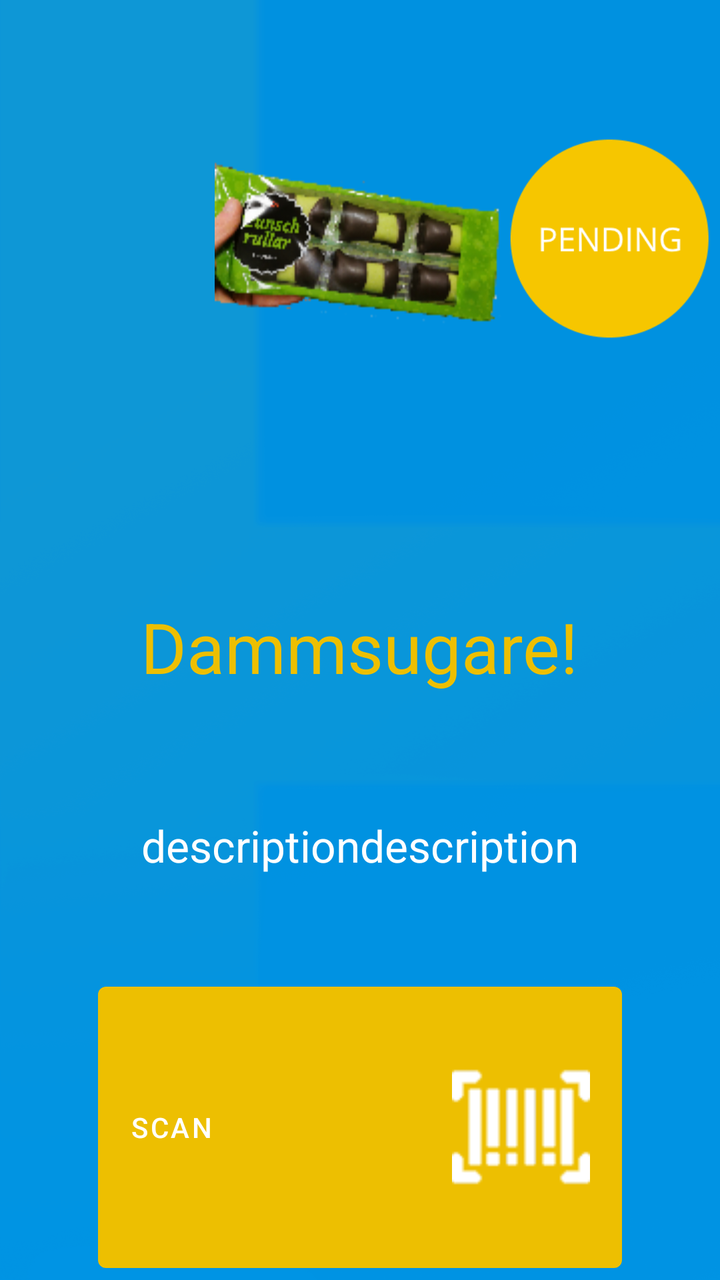
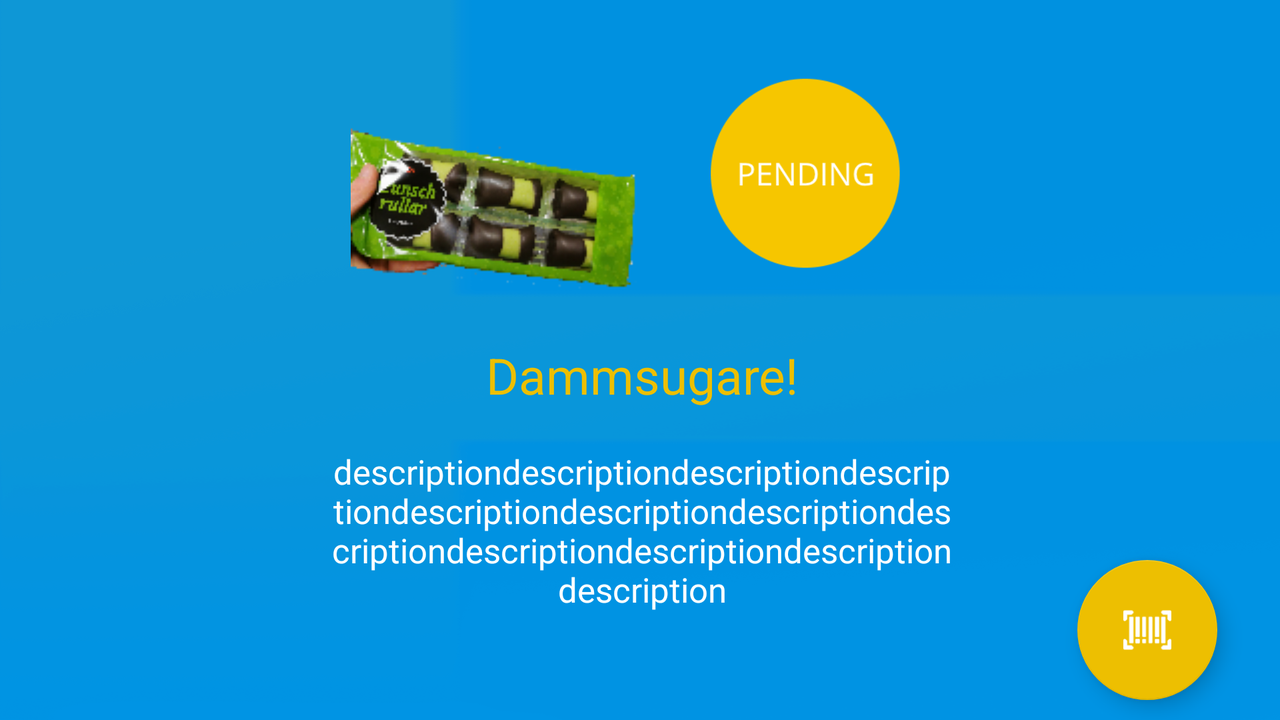

First picture: res/layout/ on a phone held upright. Second picture: the repository's own variant of that layout, on a device whose configuration matches the variant's folder. Source for both follows.
<!-- AndroidManifest.xml: application theme Theme.Fikaspelen -->
<!-- res/layout/page.xml -->
<?xml version="1.0" encoding="utf-8"?>
<androidx.constraintlayout.widget.ConstraintLayout xmlns:android="http://schemas.android.com/apk/res/android"
    xmlns:app="http://schemas.android.com/apk/res-auto"
    xmlns:tools="http://schemas.android.com/tools"
    android:layout_width="match_parent"
    android:layout_height="match_parent"
    android:background="@drawable/gradient_bg">

    <LinearLayout
        android:id="@+id/linearLayout"
        android:layout_width="0dp"
        android:layout_height="0dp"
        android:gravity="center"
        android:orientation="vertical"
        android:weightSum="4"
        app:layout_constraintBottom_toBottomOf="parent"
        app:layout_constraintEnd_toEndOf="parent"
        app:layout_constraintStart_toStartOf="parent"
        app:layout_constraintTop_toTopOf="parent">

        <FrameLayout
            android:layout_width="wrap_content"
            android:layout_height="14dp"
            android:layout_weight="2">

            <ImageView
                android:id="@+id/img_item"
                android:layout_width="match_parent"
                android:layout_height="match_parent"

                android:layout_gravity="center"
                android:foregroundGravity="center_vertical|center|center_horizontal"
                app:srcCompat="@drawable/dammsugare" />

            <ImageView
                android:id="@+id/img_status"
                android:layout_width="wrap_content"
                android:layout_height="wrap_content"
                android:layout_marginLeft="250dp"
                app:srcCompat="@drawable/pending" />
        </FrameLayout>

        <TextView
            android:id="@+id/txt_title"
            android:layout_width="wrap_content"
            android:layout_height="wrap_content"
            android:layout_marginTop="5dp"
            android:layout_marginBottom="5dp"
            android:layout_weight="1"
            android:gravity="center"
            android:text="Dammsugare!"
            android:textColor="@color/yellow"
            android:textSize="35sp" />

        <TextView
            android:id="@+id/txt_desc"
            android:layout_width="wrap_content"
            android:layout_height="wrap_content"
            android:layout_marginStart="15dp"
            android:layout_marginEnd="15dp"
            android:layout_marginBottom="50dp"
            android:gravity="center"
            android:text="descriptiondescription"
            android:textColor="@color/white"
            android:textSize="22sp" />

        <Button
            android:id="@+id/btn_scan"
            android:layout_width="262dp"
            android:layout_height="40dp"
            android:layout_marginLeft="75dp"
            android:layout_marginRight="75dp"
            android:layout_weight="1"
            android:drawableRight="@drawable/barcode"
            android:text="Scan"
            android:textAlignment="viewStart" />

    </LinearLayout>

</androidx.constraintlayout.widget.ConstraintLayout>
<!-- resources referenced by this layout -->
<resources>
  <color name="white">#FFFFFFFF</color>
  <color name="yellow">#EDBF01</color>
  <!-- drawable barcode: png bitmap (drawable, 951 bytes) -->
  <!-- drawable dammsugare: png bitmap (drawable, 24076 bytes) -->
  <!-- drawable gradient_bg: png bitmap (drawable, 104989 bytes) -->
  <!-- drawable pending: png bitmap (drawable, 7154 bytes) -->
  <style name="Theme.Fikaspelen" parent="Theme.MaterialComponents.DayNight.DarkActionBar">
          
          <item name="colorPrimary">@color/yellow</item>
          <item name="colorPrimaryVariant">@color/yellow_dark</item>
          <item name="colorOnPrimary">@color/white</item>
          
          <item name="colorSecondary">@color/yellow</item>
          <item name="colorSecondaryVariant">@color/yellow_dark</item>
          <item name="colorOnSecondary">@color/black</item>
          
          <item name="android:statusBarColor" tools:targetApi="l">?attr/colorPrimaryVariant</item>
          
      </style>
  <color name="yellow_dark">#C8A100</color>
  <color name="black">#FF000000</color>
</resources>
<!-- res/layout-land/page.xml (the repository's variant of the layout above) -->
<!-- drawn on the phone turned sideways -->
<?xml version="1.0" encoding="utf-8"?>
<androidx.constraintlayout.widget.ConstraintLayout xmlns:android="http://schemas.android.com/apk/res/android"
    xmlns:app="http://schemas.android.com/apk/res-auto"
    xmlns:tools="http://schemas.android.com/tools"
    android:layout_width="match_parent"
    android:layout_height="match_parent"
    android:background="@drawable/gradient_bg">

    <com.google.android.material.floatingactionbutton.FloatingActionButton
        android:id="@+id/actbn_scan"
        android:layout_width="wrap_content"
        android:layout_height="wrap_content"
        android:layout_marginRight="10dp"
        android:layout_marginBottom="10dp"
        android:clickable="true"
        app:tint="@color/white"
        app:fabCustomSize="70dp"
        app:layout_constraintBottom_toBottomOf="parent"
        app:layout_constraintEnd_toEndOf="parent"
        app:layout_constraintHorizontal_bias="0.962"
        app:layout_constraintStart_toStartOf="parent"
        app:layout_constraintTop_toTopOf="parent"
        app:layout_constraintVertical_bias="1.0"
        app:srcCompat="@drawable/barcode" />

    <LinearLayout
        android:layout_width="wrap_content"
        android:layout_height="wrap_content"
        android:gravity="center"
        android:orientation="vertical"
        android:weightSum="4"
        app:layout_constraintBottom_toBottomOf="parent"
        app:layout_constraintEnd_toEndOf="parent"
        app:layout_constraintHorizontal_bias="0.506"
        app:layout_constraintStart_toStartOf="parent"
        app:layout_constraintTop_toTopOf="parent"
        app:layout_constraintVertical_bias="0.095">

        <FrameLayout
            android:layout_width="392dp"
            android:layout_height="203dp"
            android:layout_marginBottom="15dp"
            android:layout_weight="2">

            <ImageView
                android:id="@+id/img_item"
                android:layout_width="wrap_content"
                android:layout_height="wrap_content"
                android:layout_marginStart="50dp"
                android:layout_marginTop="75dp"
                android:layout_marginEnd="50dp"

                app:srcCompat="@drawable/dammsugare" />

            <ImageView
                android:id="@+id/img_status"
                android:layout_width="195dp"
                android:layout_height="105dp"
                android:layout_marginStart="180dp"
                android:layout_marginTop="50dp"
                android:layout_marginEnd="36dp"
                app:srcCompat="@drawable/pending" />
        </FrameLayout>

        <TextView
            android:id="@+id/txt_title"
            android:layout_width="wrap_content"
            android:layout_height="wrap_content"
            android:layout_marginBottom="20dp"
            android:gravity="center"
            android:text="Dammsugare!"
            android:textColor="@color/yellow"
            android:textSize="25sp" />

        <TextView
            android:id="@+id/txt_desc"
            android:layout_width="313dp"
            android:layout_height="wrap_content"
            android:layout_marginBottom="70dp"
            android:gravity="center"
            android:text="descriptiondescriptiondescriptiondescriptiondescriptiondescriptiondescriptiondescriptiondescriptiondescriptiondescriptiondescription"
            android:textColor="@color/white"
            android:textSize="17sp" />

    </LinearLayout>

</androidx.constraintlayout.widget.ConstraintLayout>
